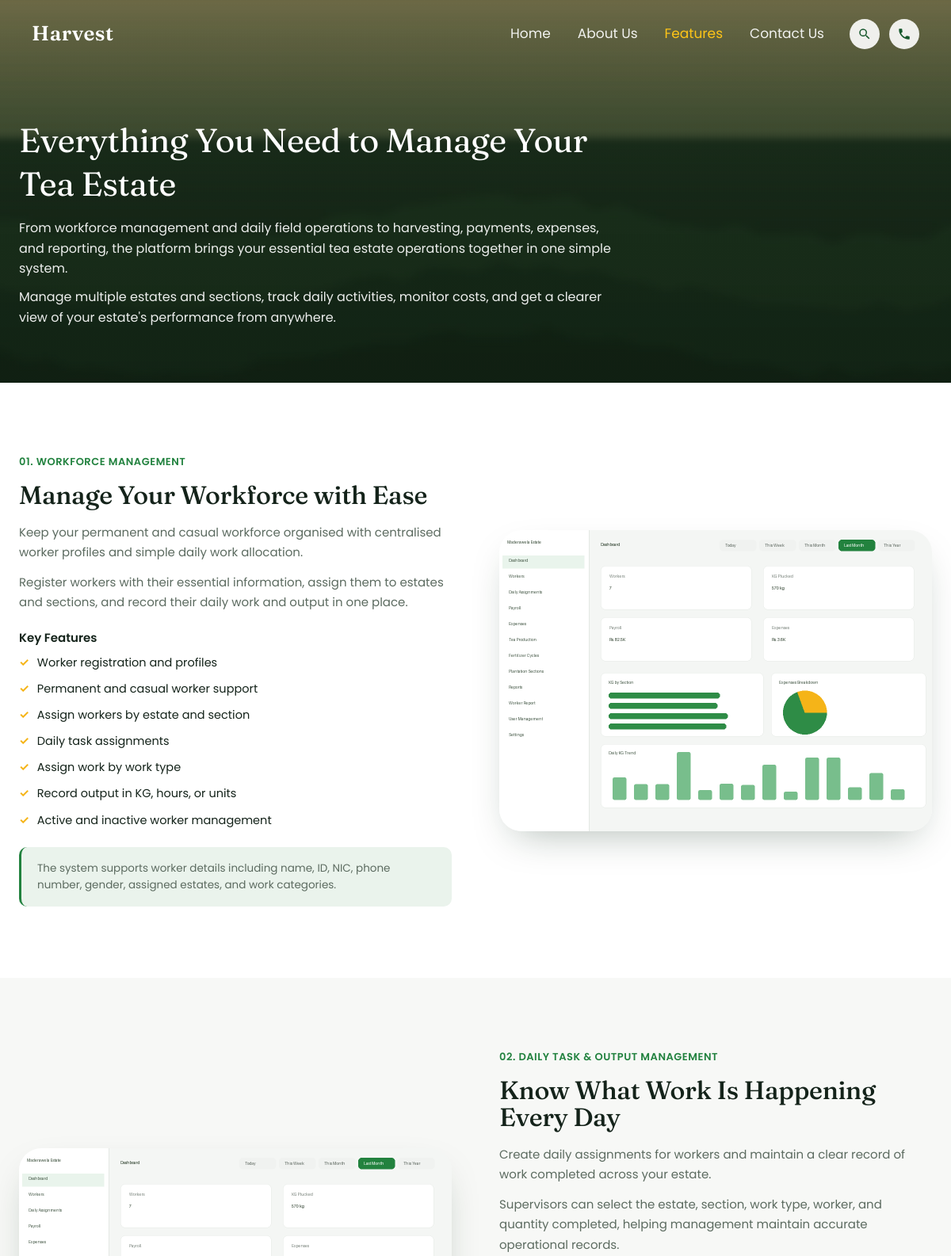
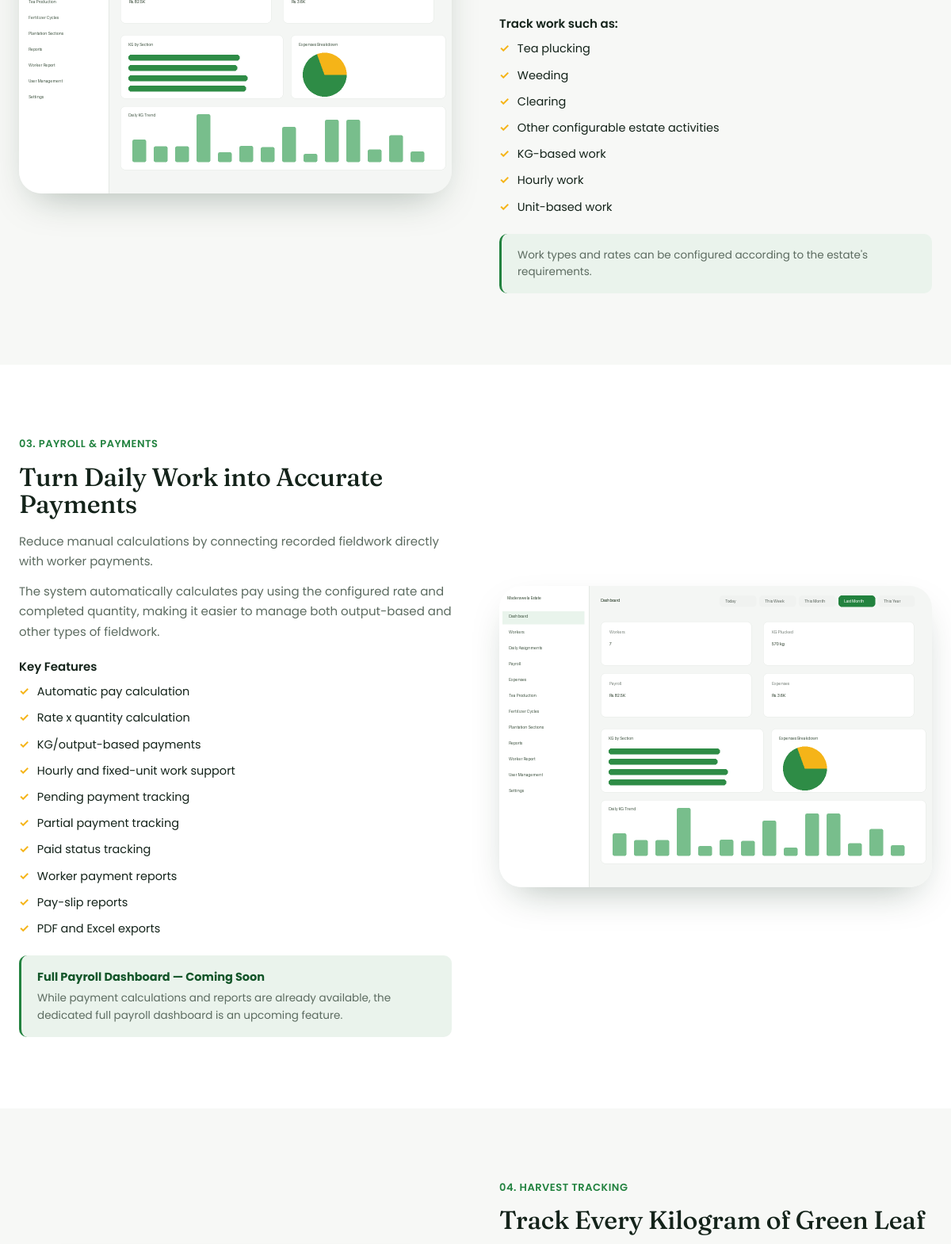
The page /features.php (upper part) on the database its author committed (2 pictures, top to bottom).
### tables this page shows
CREATE TABLE IF NOT EXISTS `feature_sections` (
  `id` INT(11) NOT NULL AUTO_INCREMENT,
  `kicker` VARCHAR(150) DEFAULT NULL,
  `title` VARCHAR(255) NOT NULL,
  `intro` TEXT DEFAULT NULL,
  `body` TEXT DEFAULT NULL,
  `list1_heading` VARCHAR(150) DEFAULT NULL,
  `list1_items` TEXT DEFAULT NULL,
  `list2_heading` VARCHAR(150) DEFAULT NULL,
  `list2_items` TEXT DEFAULT NULL,
  `note` TEXT DEFAULT NULL,
  `image` VARCHAR(255) DEFAULT NULL,
  `sort_order` INT(11) NOT NULL DEFAULT 0,
  `is_active` TINYINT(1) NOT NULL DEFAULT 1,
  PRIMARY KEY (`id`)
);

### includes/functions.php (called while the page is built, shortened)
<?php
require_once __DIR__ . '/config.php';
function get_settings(): array
{
    global $pdo;
    static $cache = null;
    if ($cache !== null) {
        return $cache;
    }
    $cache = [];
    $rows = $pdo->query("SELECT setting_key, setting_value FROM settings")->fetchAll();
    foreach ($rows as $row) {
        $cache[$row['setting_key']] = $row['setting_value'];
    }
    return $cache;
}
function setting(string $key, string $default = ''): string
{
    $settings = get_settings();
    return isset($settings[$key]) && $settings[$key] !== '' ? $settings[$key] : $default;
}
function e(?string $value): string
{
    return htmlspecialchars((string)$value, ENT_QUOTES, 'UTF-8');
}
function resolve_image_url(string $value, string $fallback = ''): string
{
    if ($value === '') {
        return $fallback;
    }
    return UPLOAD_URL . ltrim($value, '/');
}
function image_url(string $key, string $fallback = ''): string
{
    return resolve_image_url(setting($key, ''), $fallback);
}
function get_feature_sections(): array
{
    global $pdo;
    return $pdo->query(
        "SELECT * FROM feature_sections WHERE is_active = 1 ORDER BY sort_order ASC, id ASC"
    )->fetchAll();
}

### includes/maintenance-gate.php (called while the page is built, shortened)
<?php
if (setting('maintenance_mode') === '1' && empty($_SESSION['admin_id'])) {
    http_response_code(503);
    header('Retry-After: 3600');
    $mTitle = setting('maintenance_title', 'We\'ll be right back');
    $mMsg   = setting('maintenance_message', 'We\'re currently performing scheduled maintenance. Please check back shortly.');
    $mBrand = setting('brand_name', 'Harvest');
    ?>
<!DOCTYPE html>
<html lang="en">
<head>
<meta charset="UTF-8">
<meta name="viewport" content="width=device-width, initial-scale=1.0">
<title><?= e($mTitle) ?> — <?= e($mBrand) ?></title>
<link href="https://fonts.googleapis.com/css2?family=Poppins:wght@400;500;600;700&family=Fraunces:opsz,wght@9..144,500;9..144,600&display=swap" rel="stylesheet">
<style>
  * { margin: 0; padding: 0; box-sizing: border-box; }
  body {
    min-height: 100vh; display: flex; align-items: center; justify-content: center;
    background: #0f3d1e; color: #fff; font-family: 'Poppins', sans-serif; text-align: center; padding: 24px;
  }
  .m-box { max-width: 480px; }
  .m-brand { font-family: 'Fraunces', serif; font-size: 22px; font-weight: 600; margin-bottom: 28px; color: #f5b418; }
  h1 { font-family: 'Fraunces', serif; font-size: 32px; font-weight: 600; margin-bottom: 14px; }
  p { font-size: 15px; line-height: 1.6; color: #d7e2da; }
</style>
</head>
<body>
  <div class="m-box">
    <div class="m-brand"><?= e($mBrand) ?> Pro</div>
    <h1><?= e($mTitle) ?></h1>
    <p><?= nl2br_e($mMsg) ?></p>
  </div>
</body>
</html>
<?php
    exit;
}

### features.php (the view, shortened to what this page needs)
<?php
require_once __DIR__ . '/includes/functions.php';
require_once __DIR__ . '/includes/maintenance-gate.php';
$fpTitle  = setting('features_page_title', 'Everything You Need to Manage Your Tea Estate');
$fpPara1  = setting('features_page_para_1', '');
$fpPara2  = setting('features_page_para_2', '');
$fpBanner = image_url('features_page_bg_image', 'assets/images/hero-bg.jpg');
$sections = get_feature_sections();
?>
<!DOCTYPE html>
<html lang="en">
<head>
<link rel="stylesheet" href="assets/css/style.css?v=1.0">
</head>
<body>
<?php $activeNav = 'features'; require __DIR__ . '/includes/site-nav.php'; ?>
<header class="page-banner" style="background-image:linear-gradient(rgba(10,20,12,.5),rgba(10,20,12,.68)),url('<?= e($fpBanner) ?>');">
  <div class="container">
    <div class="page-banner-inner" style="max-width:760px;">
      <h1><?= e($fpTitle) ?></h1>
      <?php if ($fpPara1): ?><p><?= e($fpPara1) ?></p><?php endif; ?>
      <?php if ($fpPara2): ?><p style="margin-top:10px;"><?= e($fpPara2) ?></p><?php endif; ?>
    </div>
  </div>
</header>
<div class="feature-rows">
  <?php foreach ($sections as $i => $s):
      $img = resolve_image_url($s['image'] ?? '', 'assets/images/dashboard.png');
      $list1Items = array_filter(array_map('trim', explode("\n", $s['list1_items'] ?? '')));
      $list2Items = array_filter(array_map('trim', explode("\n", $s['list2_items'] ?? '')));
      $noteParts  = $s['note'] ? explode('|', $s['note'], 2) : [];
  ?>
    <section class="feature-row section">
      <div class="container feature-row-inner">
        <div class="feature-text">
          <?php if (!empty($s['kicker'])): ?>
            <span class="feature-kicker"><?= e(sprintf('%02d.', $i + 1)) ?> <?= e($s['kicker']) ?></span>
          <?php endif; ?>
          <h2><?= e($s['title']) ?></h2>
          <?php if (!empty($s['intro'])): ?><p><?= e($s['intro']) ?></p><?php endif; ?>
          <?php if (!empty($s['body'])): ?><p><?= e($s['body']) ?></p><?php endif; ?>
          <?php if ($list1Items): ?>
            <?php if (!empty($s['list1_heading'])): ?><h4 class="feature-list-heading"><?= e($s['list1_heading']) ?></h4><?php endif; ?>
            <ul class="feature-list">
              <?php foreach ($list1Items as $item): ?><li><span class="tick">&#10003;</span> <?= e($item) ?></li><?php endforeach; ?>
            </ul>
          <?php endif; ?>
          <?php if ($list2Items): ?>
            <ul class="feature-list">
              <?php foreach ($list2Items as $item): ?><li><span class="tick">&#10003;</span> <?= e($item) ?></li><?php endforeach; ?>
            </ul>
          <?php endif; ?>
          <?php if ($noteParts): ?>
            <div class="feature-note">
              <?php if (count($noteParts) > 1): ?>
                <strong><?= e(trim($noteParts[0])) ?></strong><?= e(trim($noteParts[1])) ?>
              <?php else: ?>
                <?= e(trim($noteParts[0])) ?>
              <?php endif; ?>
            </div>
          <?php endif; ?>
        </div>
        <div class="feature-media" style="background-image:url('<?= e($img) ?>');"></div>
      </div>
    </section>
  <?php endforeach; ?>
</div>
<?php require __DIR__ . '/includes/site-footer.php'; ?>

### assets/css/style.css (style rules this page uses)
:root { --green-900: #0f3d1e; --green-800: #14562a; --green-700: #1c6b34; --green-600: #22823f; --green-500: #2f9d4e; --green-050: #eaf3ec; --gold: #f5b418; --gold-soft: #f6c243; --ink: #14231a; --muted: #5c6b60; --line: #e3e8e3; --white: #ffffff; --cream: #f7f8f6; --radius: 18px; --radius-lg: 28px; --shadow: 0 20px 50px -20px rgba(15, 45, 25, .35); --maxw: 1200px; }
* { margin: 0; padding: 0; box-sizing: border-box; }
html { scroll-behavior: smooth; }
body { font-family: 'Poppins', system-ui, -apple-system, sans-serif; color: var(--ink); background: var(--white); line-height: 1.6; overflow-x: hidden; }
ul { list-style: none; }
.container { width: 100%; max-width: var(--maxw); margin: 0 auto; padding: 0 24px; }
.section { padding: 90px 0; }
.hero-title, .why-heading, .features-title, .how-title, .cta-title, .demo-box h2, .page-banner h1, .feature-text h2, .about-story-panel h2, .partners-head h2, .why-choose-title { font-family: 'Fraunces', Georgia, serif; font-weight: 500; line-height: 1.08; letter-spacing: -.01em; }
.page-banner { background-size: cover; background-position: center; color: #fff; padding: 150px 0 70px; }
.page-banner-inner { max-width: 700px; text-align: left; }
.page-banner h1 { font-size: 42px; font-weight: 400; line-height: 1.3; margin-bottom: 16px; }
.page-banner p { opacity: .92; font-size: 16px; }
.feature-row:nth-of-type(even) { background: var(--cream); }
.feature-row-inner { display: grid; grid-template-columns: 1fr 1fr; gap: 60px; align-items: center; }
.feature-row:nth-of-type(even) .feature-media { order: -1; }
.feature-kicker { display: block; color: var(--green-600); font-weight: 600; font-size: 13px; letter-spacing: .04em; text-transform: uppercase; margin-bottom: 14px; }
.feature-text h2 { font-size: 32px; margin-bottom: 16px; }
.feature-text p { color: var(--muted); font-size: 15px; line-height: 1.7; margin-bottom: 12px; }
.feature-list-heading { font-size: 15px; font-weight: 600; color: var(--ink); margin: 20px 0 8px; }
.feature-list { list-style: none; margin: 6px 0 0; padding: 0; }
.feature-list li { display: flex; align-items: flex-start; gap: 10px; font-size: 14.5px; color: var(--ink); margin-bottom: 10px; }
.feature-list .tick { color: var(--gold); font-weight: 700; flex-shrink: 0; }
.feature-note { margin-top: 22px; padding: 16px 20px; background: var(--green-050); border-left: 3px solid var(--green-600); border-radius: 10px; font-size: 13.5px; color: var(--muted); line-height: 1.6; }
.feature-note strong { display: block; color: var(--green-800); font-size: 14.5px; margin-bottom: 4px; }
.feature-media { border-radius: var(--radius-lg); background-size: cover; background-position: center; min-height: 380px; box-shadow: var(--shadow); }

### rows shown on the page
feature_sections: i "01.", kicker "WORKFORCE MANAGEMENT", title "Manage Your Workforce with Ease", intro "Keep your permanent and casual workforce organised with centralised worker profiles and simple daily work allocation.", body "Register workers with their essential information, assign them to estates and sections, and record their daily work and output in one place.", list1_heading "Key Features", list1_items "Worker registration and profiles", list1_items "Permanent and casual worker support", list1_items "Assign workers by estate and section", list1_items "Daily task assignments", list1_items "Assign work by work type", list1_items "Record output in KG, hours, or units", list1_items "Active and inactive worker management", note "The system supports worker details including name, ID, NIC, phone number, gender, assigned estates, and work categories."
feature_sections: i "02.", kicker "DAILY TASK & OUTPUT MANAGEMENT", title "Know What Work Is Happening Every Day", intro "Create daily assignments for workers and maintain a clear record of work completed across your estate.", body "Supervisors can select the estate, section, work type, worker, and quantity completed, helping management maintain accurate operational records.", list1_heading "Track work such as:", list1_items "Tea plucking", list1_items "Weeding", list1_items "Clearing", list1_items "Other configurable estate activities", list2_items "KG-based work", list2_items "Hourly work", list2_items "Unit-based work", note "Work types and rates can be configured according to the estate's requirements."
feature_sections: i "03.", kicker "PAYROLL & PAYMENTS", title "Turn Daily Work into Accurate Payments", intro "Reduce manual calculations by connecting recorded fieldwork directly with worker payments.", body "The system automatically calculates pay using the configured rate and completed quantity, making it easier to manage both output-based and other types of fieldwork.", list1_heading "Key Features", list1_items "Automatic pay calculation", list1_items "Rate x quantity calculation", list1_items "KG/output-based payments", list1_items "Hourly and fixed-unit work support", list1_items "Pending payment tracking", list1_items "Partial payment tracking", list1_items "Paid status tracking", list1_items "Worker payment reports", list1_items "Pay-slip reports", list1_items "PDF and Excel exports", note "Full Payroll Dashboard — Coming Soon", note "While payment calculations and reports are already available, the dedicated full payroll dashboard is an upcoming feature."
feature_sections: i "04.", kicker "HARVEST TRACKING", title "Track Every Kilogram of Green Leaf"

### other values the page prints
$brandName "Harvest"
$fpTitle "Everything You Need to Manage Your Tea Estate"
$fpPara1 "From workforce management and daily field operations to harvesting, payments, expenses, and reporting, the platform brings your essential tea estate operations together in one simple system."
$fpPara2 "Manage multiple estates and sections, track daily activities, monitor costs, and get a clearer view of your estate's performance from anywhere."
